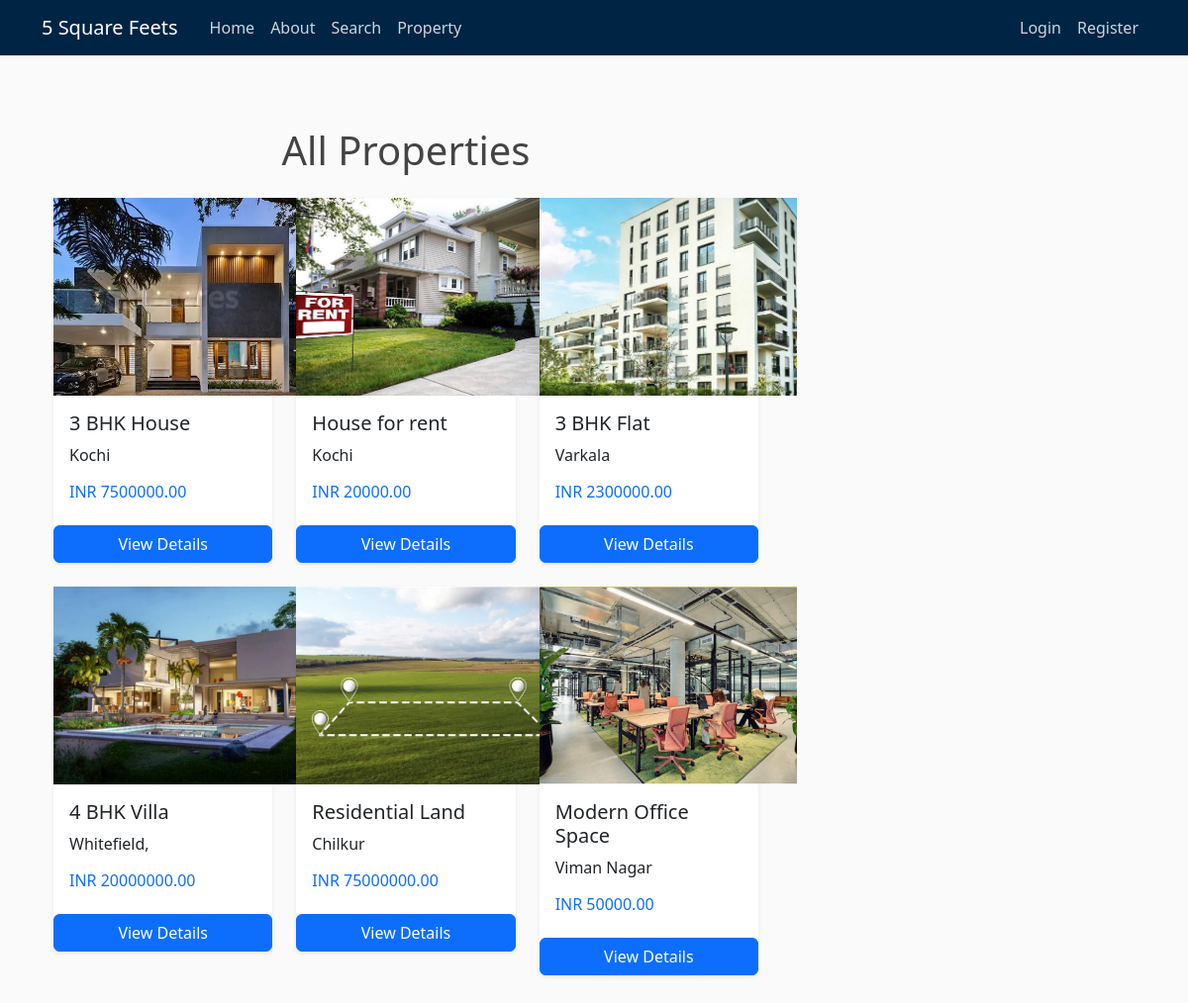
/property, run on the app's committed database.
### fivesquarefeets/models.py (models this page shows, shortened)
class Property(db.Model):
    property_id = db.Column(db.Integer, primary_key=True)
    property_title = db.Column(db.String(100), nullable=False)
    location = db.Column(db.String(100), nullable=False)
    address = db.Column(db.Text, nullable=False)
    property_type = db.Column(db.Enum('house', 'apartment', 'office', 'retail', 'land', name='property_type_enum'), nullable=False)
    status = db.Column(db.Enum('for_sale', 'for_rent', 'pending', 'sold', name='status_enum'), nullable=False)
    price = db.Column(db.Numeric(10, 2), nullable=False)
    description = db.Column(db.Text, nullable=False)
    images = db.Column(db.Text, nullable=True)  # Can store paths or URLs to images
    date_posted = db.Column(db.DateTime, nullable=False, default=datetime.now(timezone.utc))
    user_id = db.Column(db.Integer, db.ForeignKey('user.id'), nullable=False)
    bookings = db.relationship('Booking', backref='property', lazy=True)
    reviews = db.relationship('Review', backref='property', lazy=True)

### fivesquarefeets/routes.py (the view)
@bp.route("/property")
def all_properties():
    properties = Property.query.all()  # Fetch all properties
    return render_template('all_properties.html', title='All Properties', properties=properties)

### fivesquarefeets/templates/all_properties.html
{% extends "layout.html" %}
{% block content %}
<div class="container my-5">
    <h1 class="text-center my-4">All Properties</h1>
    <div class="row">
        {% for property in properties %}
        <div class="col-md-4 mb-4">
            <div class="card shadow-sm border-0 rounded">
                <img class="card-image-size" src="{{ url_for('static', filename='property_pics/' + property.images.split(',')[0].strip()) }}" class="card-img-top" alt="{{ property.property_title }}">
                <div class="card-body">
                    <h5 class="card-title">{{ property.property_title }}</h5>
                    <p class="card-text">{{ property.location }}</p>
                    <h6 class="text-primary">INR {{ '%.2f'|format(property.price) }}</h6>
                </div>
                <a href="{{ url_for('main.detailed_view', property_id=property.property_id) }}" class="btn btn-primary">View Details</a>
            </div>
        </div>
        {% endfor %}
    </div>
</div>
{% endblock %}

### fivesquarefeets/static/main.css (style rules this page uses)
body { background: #fafafa; color: #333333; margin-top: 5rem; }
h1, h2, h3, h4, h5, h6 { color: #444444; }

### fivesquarefeets/static/button.css (style rules this page uses)
.card-image-size { width: 260px; height: 200px; object-fit: cover; display: block; margin: 0 auto; }

### data on the page
Property: images (picture), property_title "3 BHK House", location "Kochi", price "7500000.00"
Property: images (picture), property_title "House for rent", location "Kochi", price "20000.00"
Property: images (picture), property_title "3 BHK Flat", location "Varkala", price "2300000.00"
Property: images (picture), property_title "4 BHK Villa", location "Whitefield,", price "20000000.00"
Property: images (picture), property_title "Residential Land", location "Chilkur", price "75000000.00"
Property: images (picture), property_title "Modern Office Space", location "Viman Nagar", price "50000.00"
